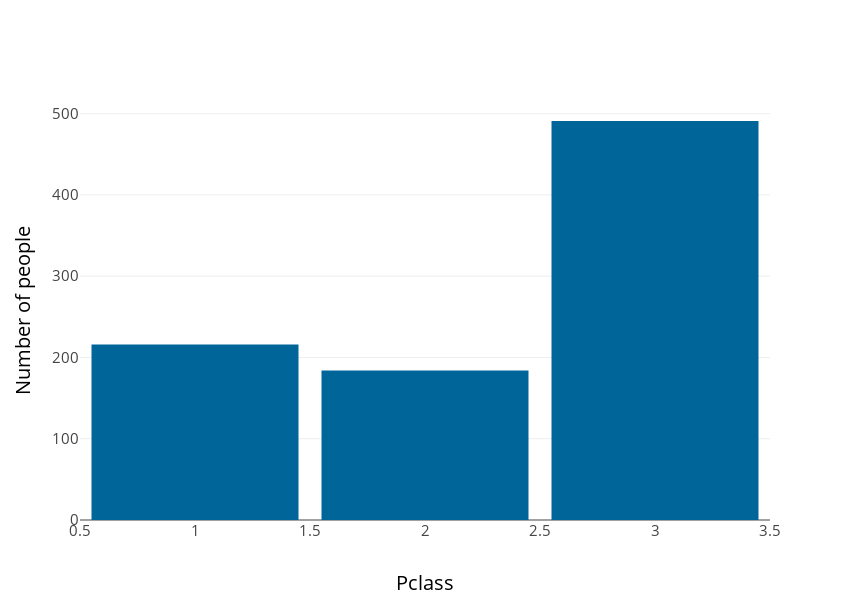

The notebook cell this image was saved under:
### Code cell
fig4 = go.Figure()

fig4.add_trace(go.Histogram(x=df['Pclass'],nbinsx=3))
fig4.update_layout(hovermode="closest", height=600, width=850, template='none',
    title = {'text': ""}, titlefont={"size": 25,'color':'black'},
    yaxis={'tickfont':{"size": 15}},xaxis={'tickfont':{"size": 15}},colorway=['#006699',"#c17607",],
        bargap=0.1

)
fig4.update_xaxes(title_text = "Pclass", title_font = {"size": 20,'color':'black'})
fig4.update_yaxes(title_text = "Number of people", title_font = {"size": 20,'color':'black'})

### Figure 1 — Plotly figure (JSON) as saved in the notebook; plotly's stock layout.template omitted (floating-point values rounded to 4 significant figures; data arrays with more than 128 entries replaced by an {"elided": "..."} marker saying what was removed)
{"data": [{"nbinsx": 3, "type": "histogram", "x": {"elided": "891 int values"}}], "layout": {"bargap": 0.1, "colorway": ["#006699", "#c17607"], "height": 600, "hovermode": "closest", "title": {"font": {"color": "black", "size": 25}, "text": ""}, "width": 850, "xaxis": {"tickfont": {"size": 15}, "title": {"font": {"color": "black", "size": 20}, "text": "Pclass"}}, "yaxis": {"tickfont": {"size": 15}, "title": {"font": {"color": "black", "size": 20}, "text": "Number of people"}}}}
